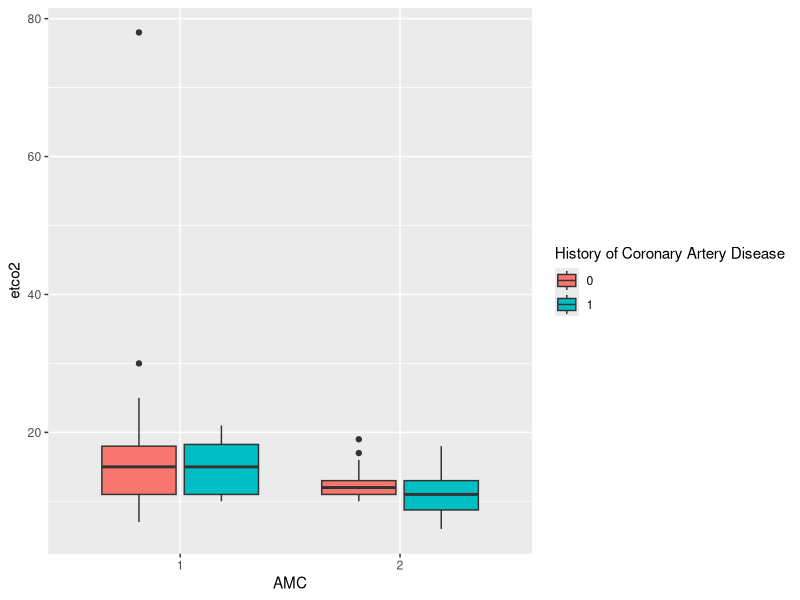
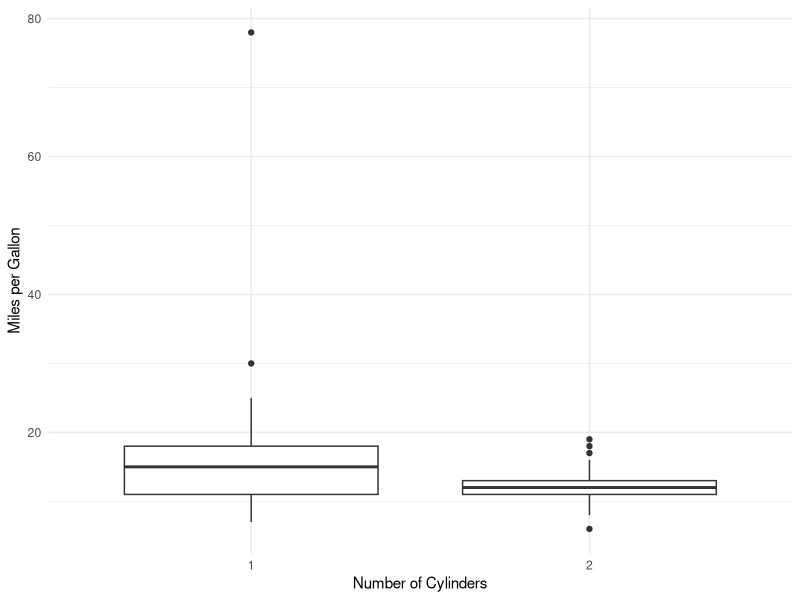

Write R code to recreate these figures, in order. (Note: this script raises an error after producing the figures.)
## ---- chunk 1
knitr::opts_chunk$set(echo = TRUE)
## ---- chunk 2
library(readxl)
data <- read_excel("cardiac_arrests.xlsx")
data[data==9999] <- NA
head(data)
data <- na.omit(data)
## ---- chunk 3
library(ggplot2)

ggplot(data, aes(x=as.factor(amc), y=etco2, fill=as.factor(hist1)))+
  geom_boxplot()+
    scale_color_manual(
    values = c("purple", "blue"),  # Set custom colors for the levels
    labels = c("No", "Yes")  # Custom legend labels
  )+
  labs(x="AMC", y="etco2", fill="History of Coronary Artery Disease")


## ---- chunk 4
ggplot(data, aes(x = as.factor(amc), y = etco2)) +  
  geom_boxplot() +
  labs(x = "Number of Cylinders", y = "Miles per Gallon") +
  theme_minimal()
## ---- chunk 5
ggplot(mtcars, aes(x = amc, y = etco2)) +
  geom_violin() +
  labs(x = "Number of Cylinders", y = "Miles per Gallon") +
  theme_minimal()

